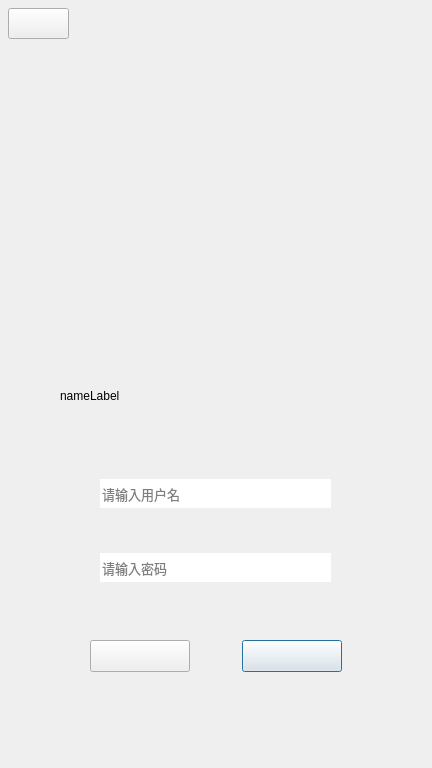
<?xml version="1.0" encoding="UTF-8"?>
<ui version="4.0">
 <class>book</class>
 <widget class="QDialog" name="book">
  <property name="geometry">
   <rect>
    <x>0</x>
    <y>0</y>
    <width>432</width>
    <height>768</height>
   </rect>
  </property>
  <property name="windowTitle">
   <string> 疫情地图管理系统</string>
  </property>
  <widget class="QLineEdit" name="userNameText">
   <property name="enabled">
    <bool>true</bool>
   </property>
   <property name="geometry">
    <rect>
     <x>100</x>
     <y>479</y>
     <width>231</width>
     <height>29</height>
    </rect>
   </property>
   <property name="font">
    <font>
     <family>思源黑体 CN Normal</family>
     <pointsize>10</pointsize>
     <weight>50</weight>
     <bold>false</bold>
    </font>
   </property>
   <property name="inputMask">
    <string/>
   </property>
   <property name="text">
    <string/>
   </property>
   <property name="frame">
    <bool>false</bool>
   </property>
   <property name="placeholderText">
    <string>请输入用户名</string>
   </property>
   <property name="clearButtonEnabled">
    <bool>true</bool>
   </property>
  </widget>
  <widget class="QPushButton" name="saveButton">
   <property name="geometry">
    <rect>
     <x>242</x>
     <y>640</y>
     <width>100</width>
     <height>32</height>
    </rect>
   </property>
   <property name="styleSheet">
    <string notr="true">border-image: url(:/GUI/UI_btn_confirm_1.png);</string>
   </property>
  </widget>
  <widget class="QPushButton" name="exitButton">
   <property name="geometry">
    <rect>
     <x>90</x>
     <y>640</y>
     <width>100</width>
     <height>32</height>
    </rect>
   </property>
   <property name="styleSheet">
    <string notr="true">border-image: url(:/GUI/UI_btn_cancel_1.png);</string>
   </property>
   <property name="text">
    <string/>
   </property>
  </widget>
  <widget class="QPushButton" name="QuitButton">
   <property name="geometry">
    <rect>
     <x>8</x>
     <y>8</y>
     <width>61</width>
     <height>31</height>
    </rect>
   </property>
   <property name="styleSheet">
    <string notr="true">border-image: url(:/GUI/UI_login_btn_quit_1.png);</string>
   </property>
   <property name="text">
    <string/>
   </property>
  </widget>
  <widget class="QLineEdit" name="userCodeText">
   <property name="enabled">
    <bool>true</bool>
   </property>
   <property name="geometry">
    <rect>
     <x>100</x>
     <y>553</y>
     <width>231</width>
     <height>29</height>
    </rect>
   </property>
   <property name="font">
    <font>
     <family>思源黑体 CN Normal</family>
     <pointsize>10</pointsize>
    </font>
   </property>
   <property name="frame">
    <bool>false</bool>
   </property>
   <property name="echoMode">
    <enum>QLineEdit::Password</enum>
   </property>
   <property name="placeholderText">
    <string>请输入密码</string>
   </property>
   <property name="clearButtonEnabled">
    <bool>true</bool>
   </property>
  </widget>
  <widget class="QLabel" name="nameLabel">
   <property name="geometry">
    <rect>
     <x>60</x>
     <y>370</y>
     <width>101</width>
     <height>51</height>
    </rect>
   </property>
   <property name="text">
    <string>nameLabel</string>
   </property>
  </widget>
  <widget class="QLabel" name="UI_register_bg">
   <property name="geometry">
    <rect>
     <x>0</x>
     <y>0</y>
     <width>432</width>
     <height>768</height>
    </rect>
   </property>
   <property name="text">
    <string>&lt;html&gt;&lt;head/&gt;&lt;body&gt;&lt;p&gt;&lt;img src=&quot;:/GUI/UI_register.png&quot;/&gt;&lt;/p&gt;&lt;/body&gt;&lt;/html&gt;</string>
   </property>
  </widget>
  <widget class="QLabel" name="titleLabel">
   <property name="geometry">
    <rect>
     <x>190</x>
     <y>120</y>
     <width>54</width>
     <height>12</height>
    </rect>
   </property>
   <property name="text">
    <string/>
   </property>
  </widget>
  <zorder>titleLabel</zorder>
  <zorder>nameLabel</zorder>
  <zorder>UI_register_bg</zorder>
  <zorder>exitButton</zorder>
  <zorder>saveButton</zorder>
  <zorder>userCodeText</zorder>
  <zorder>userNameText</zorder>
  <zorder>QuitButton</zorder>
 </widget>
 <resources/>
 <connections/>
</ui>
